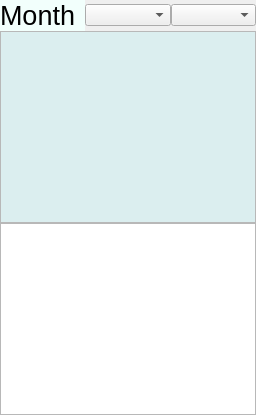
    <widget class="QWidget" name="salary">
     <layout class="QVBoxLayout" name="verticalLayout_6">
      <property name="spacing">
       <number>0</number>
      </property>
      <property name="leftMargin">
       <number>0</number>
      </property>
      <property name="topMargin">
       <number>0</number>
      </property>
      <property name="rightMargin">
       <number>0</number>
      </property>
      <property name="bottomMargin">
       <number>0</number>
      </property>
      <item>
       <layout class="QHBoxLayout" name="horizontalLayout_6">
        <property name="spacing">
         <number>0</number>
        </property>
        <item>
         <widget class="QLabel" name="atndeplabel_4">
          <property name="palette">
           <palette>
            <active>
             <colorrole role="WindowText">
              <brush brushstyle="SolidPattern">
               <color alpha="255">
                <red>0</red>
                <green>0</green>
                <blue>0</blue>
               </color>
              </brush>
             </colorrole>
             <colorrole role="Text">
              <brush brushstyle="SolidPattern">
               <color alpha="255">
                <red>0</red>
                <green>0</green>
                <blue>0</blue>
               </color>
              </brush>
             </colorrole>
             <colorrole role="Base">
              <brush brushstyle="SolidPattern">
               <color alpha="255">
                <red>36</red>
                <green>148</green>
                <blue>163</blue>
               </color>
              </brush>
             </colorrole>
             <colorrole role="Window">
              <brush brushstyle="SolidPattern">
               <color alpha="255">
                <red>242</red>
                <green>255</green>
                <blue>252</blue>
               </color>
              </brush>
             </colorrole>
             <colorrole role="AlternateBase">
              <brush brushstyle="SolidPattern">
               <color alpha="255">
                <red>43</red>
                <green>177</green>
                <blue>194</blue>
               </color>
              </brush>
             </colorrole>
            </active>
            <inactive>
             <colorrole role="WindowText">
              <brush brushstyle="SolidPattern">
               <color alpha="255">
                <red>0</red>
                <green>0</green>
                <blue>0</blue>
               </color>
              </brush>
             </colorrole>
             <colorrole role="Text">
              <brush brushstyle="SolidPattern">
               <color alpha="255">
                <red>0</red>
                <green>0</green>
                <blue>0</blue>
               </color>
              </brush>
             </colorrole>
             <colorrole role="Base">
              <brush brushstyle="SolidPattern">
               <color alpha="255">
                <red>36</red>
                <green>148</green>
                <blue>163</blue>
               </color>
              </brush>
             </colorrole>
             <colorrole role="Window">
              <brush brushstyle="SolidPattern">
               <color alpha="255">
                <red>242</red>
                <green>255</green>
                <blue>252</blue>
               </color>
              </brush>
             </colorrole>
             <colorrole role="AlternateBase">
              <brush brushstyle="SolidPattern">
               <color alpha="255">
                <red>43</red>
                <green>177</green>
                <blue>194</blue>
               </color>
              </brush>
             </colorrole>
            </inactive>
            <disabled>
             <colorrole role="WindowText">
              <brush brushstyle="SolidPattern">
               <color alpha="255">
                <red>127</red>
                <green>127</green>
                <blue>127</blue>
               </color>
              </brush>
             </colorrole>
             <colorrole role="Text">
              <brush brushstyle="SolidPattern">
               <color alpha="255">
                <red>127</red>
                <green>127</green>
                <blue>127</blue>
               </color>
              </brush>
             </colorrole>
             <colorrole role="Base">
              <brush brushstyle="SolidPattern">
               <color alpha="255">
                <red>242</red>
                <green>255</green>
                <blue>252</blue>
               </color>
              </brush>
             </colorrole>
             <colorrole role="Window">
              <brush brushstyle="SolidPattern">
               <color alpha="255">
                <red>242</red>
                <green>255</green>
                <blue>252</blue>
               </color>
              </brush>
             </colorrole>
             <colorrole role="AlternateBase">
              <brush brushstyle="SolidPattern">
               <color alpha="255">
                <red>43</red>
                <green>177</green>
                <blue>194</blue>
               </color>
              </brush>
             </colorrole>
            </disabled>
           </palette>
          </property>
          <property name="font">
           <font>
            <pointsize>20</pointsize>
           </font>
          </property>
          <property name="autoFillBackground">
           <bool>true</bool>
          </property>
          <property name="text">
           <string>Month</string>
          </property>
          <property name="buddy">
           <cstring>monthoption</cstring>
          </property>
         </widget>
        </item>
        <item>
         <widget class="QComboBox" name="salmonthoption">
          <property name="inputMethodHints">
           <set>Qt::ImhNone</set>
          </property>
          <property name="currentText">
           <string/>
          </property>
         </widget>
        </item>
        <item>
         <widget class="QComboBox" name="salhalfoption"/>
        </item>
       </layout>
      </item>
      <item>
       <widget class="QTableView" name="salsumarytable">
        <property name="palette">
         <palette>
          <active>
           <colorrole role="Base">
            <brush brushstyle="SolidPattern">
             <color alpha="255">
              <red>219</red>
              <green>238</green>
              <blue>239</blue>
             </color>
            </brush>
           </colorrole>
          </active>
          <inactive>
           <colorrole role="Base">
            <brush brushstyle="SolidPattern">
             <color alpha="255">
              <red>219</red>
              <green>238</green>
              <blue>239</blue>
             </color>
            </brush>
           </colorrole>
          </inactive>
          <disabled>
           <colorrole role="Base">
            <brush brushstyle="SolidPattern">
             <color alpha="255">
              <red>255</red>
              <green>255</green>
              <blue>255</blue>
             </color>
            </brush>
           </colorrole>
          </disabled>
         </palette>
        </property>
        <property name="font">
         <font>
          <pointsize>22</pointsize>
         </font>
        </property>
        <property name="autoFillBackground">
         <bool>false</bool>
        </property>
        <property name="alternatingRowColors">
         <bool>true</bool>
        </property>
        <property name="cornerButtonEnabled">
         <bool>false</bool>
        </property>
        <attribute name="horizontalHeaderStretchLastSection">
         <bool>false</bool>
        </attribute>
        <attribute name="verticalHeaderVisible">
         <bool>false</bool>
        </attribute>
       </widget>
      </item>
      <item>
       <widget class="QTableView" name="loanAdjustmentsTable"/>
      </item>
     </layout>
    </widget>
